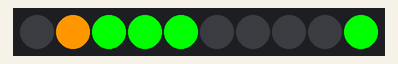
Simulated run of this sketch. Board: Arduino Uno, built with avr-gcc and run on an emulated ATmega328P. Parts: 10 RGB LEDs in strip order, left to right.

Above: at 0.01 s.
At 0.52 s:
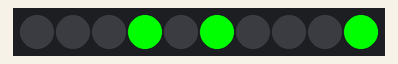
At 1.14 s:
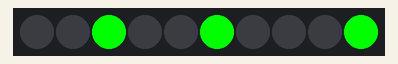

Measured:
- by itself, everything shown: repeats every 0.83 s, in 16 steps

The sketch:

V3_Wave.ino
```cpp
/*
Grove LED Bar - Wave Example
...
*/

#include <Grove_LED_Bar.h>

Grove_LED_Bar bar(9, 8, 0);  // Clock pin, Data pin, Orientation

void setup()
{
  // nothing to initialize
  bar.begin();
}

// Frames of continuous waves
unsigned char state[] =
{
  0b11111111,
  0b01111111,
  0b00111111,
  0b00011111,
  0b00001111,
  0b00000111,
  0b00000011,
  0b00000001,
  0b00000000,
  0b00000001,
  0b00000011,
  0b00000111,
  0b00001111,
  0b00011111,
  0b00111111,
  0b01111111,
  0b11111111,
  0b01111111,
  0b00111111,
  0b00011111,
  0b00001111,
  0b00000111,
  0b00000011,
  0b00000001,
  0b00000000
};

void loop()
{
  for (byte i = 0; i < (sizeof(state) - 9); i++) {
    bar.setBits(state + i);
    delay(50);
  };
}
```
